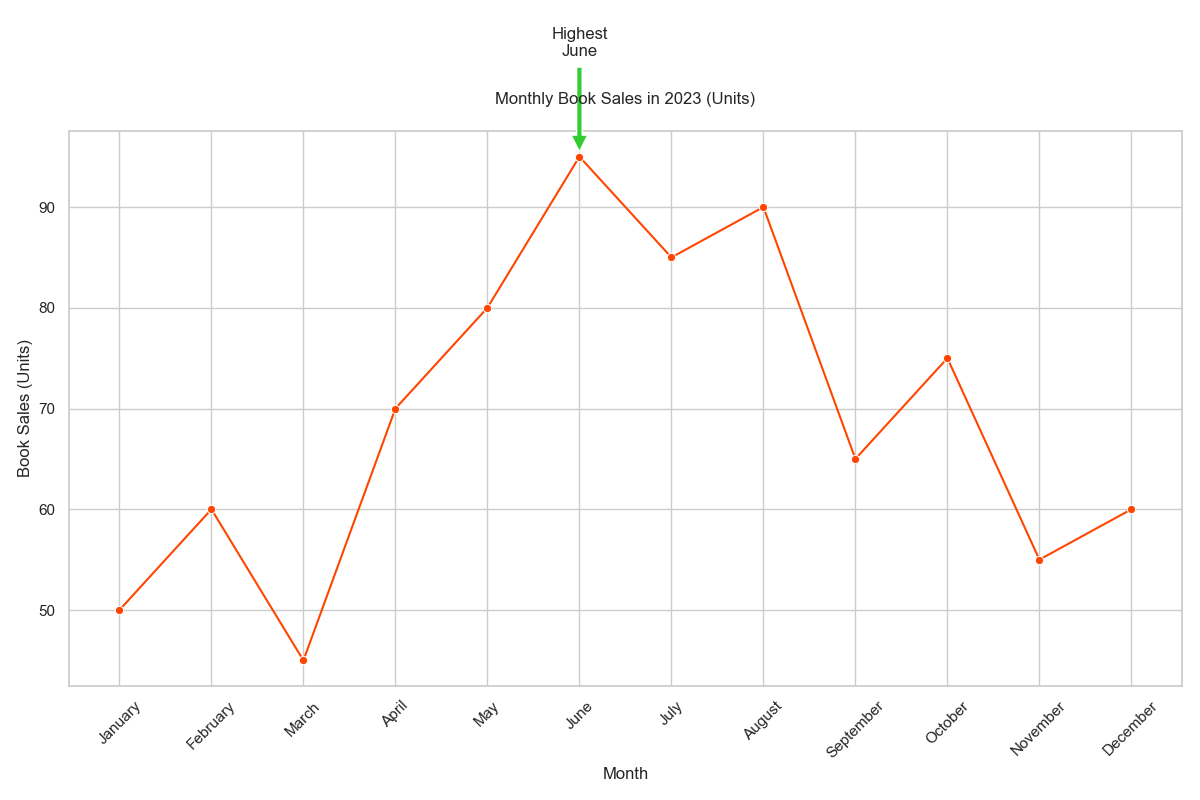

Recreate this plot in Python.

import pandas as pd
import seaborn as sns
import matplotlib.pyplot as plt

# Data
data = {
    'Month': ['January', 'February', 'March', 'April', 'May', 'June', 
              'July', 'August', 'September', 'October', 'November', 'December'],
    'Book_Sales': [50, 60, 45, 70, 80, 95, 85, 90, 65, 75, 55, 60]
}

# Create a DataFrame
df = pd.DataFrame(data)

# Set the figure size
plt.figure(figsize=(12, 8))

# Create the line chart
line_chart = sns.lineplot(x='Month', y='Book_Sales', data=df, 
                          marker='o', color='#FF5733')

# Modify the color scheme using color codes
for line in line_chart.lines:
    line.set_color('#FF4500')

# Annotating the highest book sales point
highest_sales = df['Book_Sales'].max()
highest_month = df[df['Book_Sales'] == highest_sales]['Month'].values[0]
plt.annotate(f'Highest\n{highest_month}', xy=(highest_month, highest_sales), 
             xytext=(highest_month, highest_sales+10),
             arrowprops=dict(facecolor='#32CD32', shrink=0.05),
             ha='center')

# Adjust the plot to make it more readable
plt.xticks(rotation=45)
plt.title('Monthly Book Sales in 2023 (Units)', pad=20)
plt.xlabel('Month')
plt.ylabel('Book Sales (Units)')

# Show the line chart
plt.tight_layout()
plt.show()
